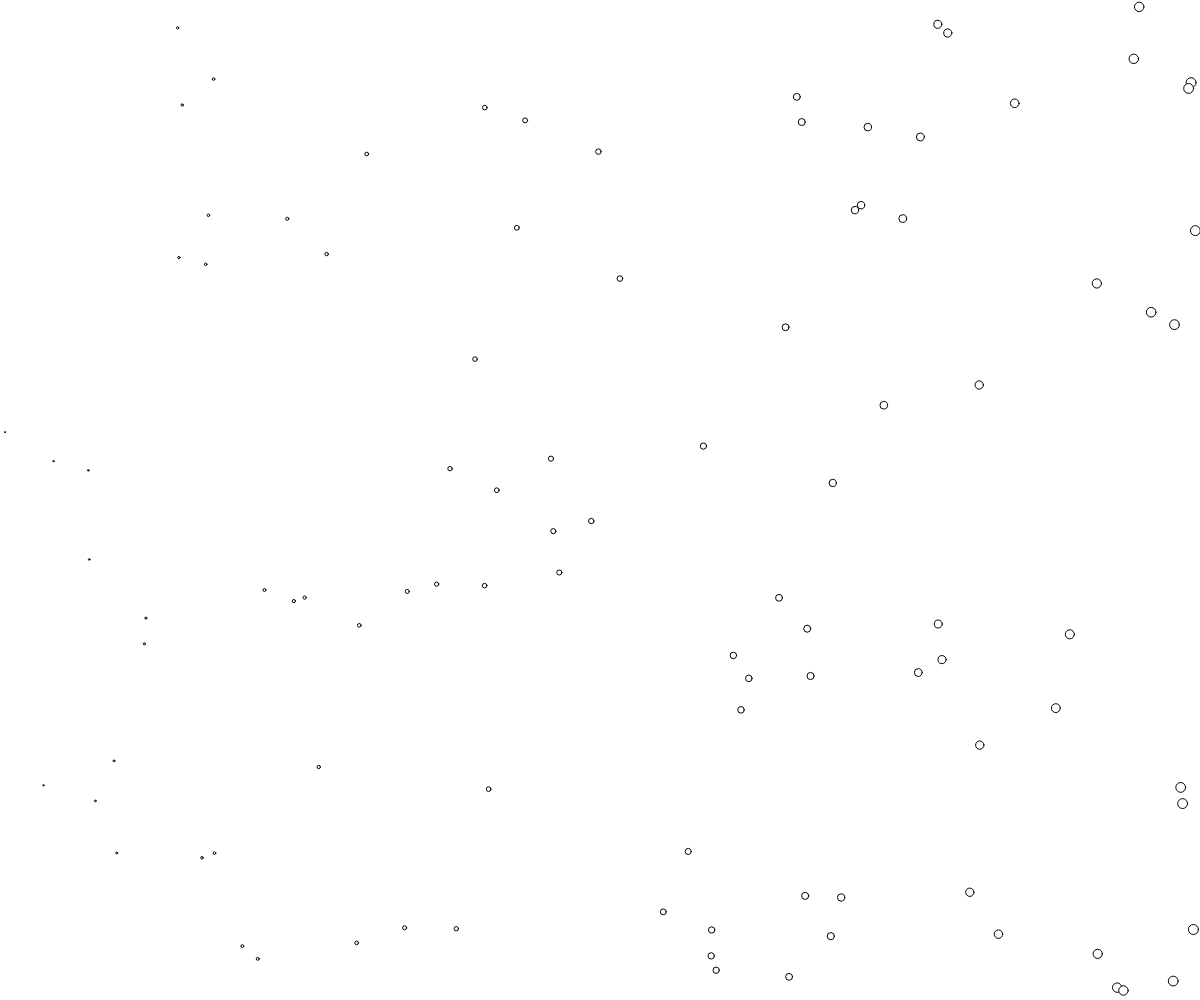
Frame 1 (no input)
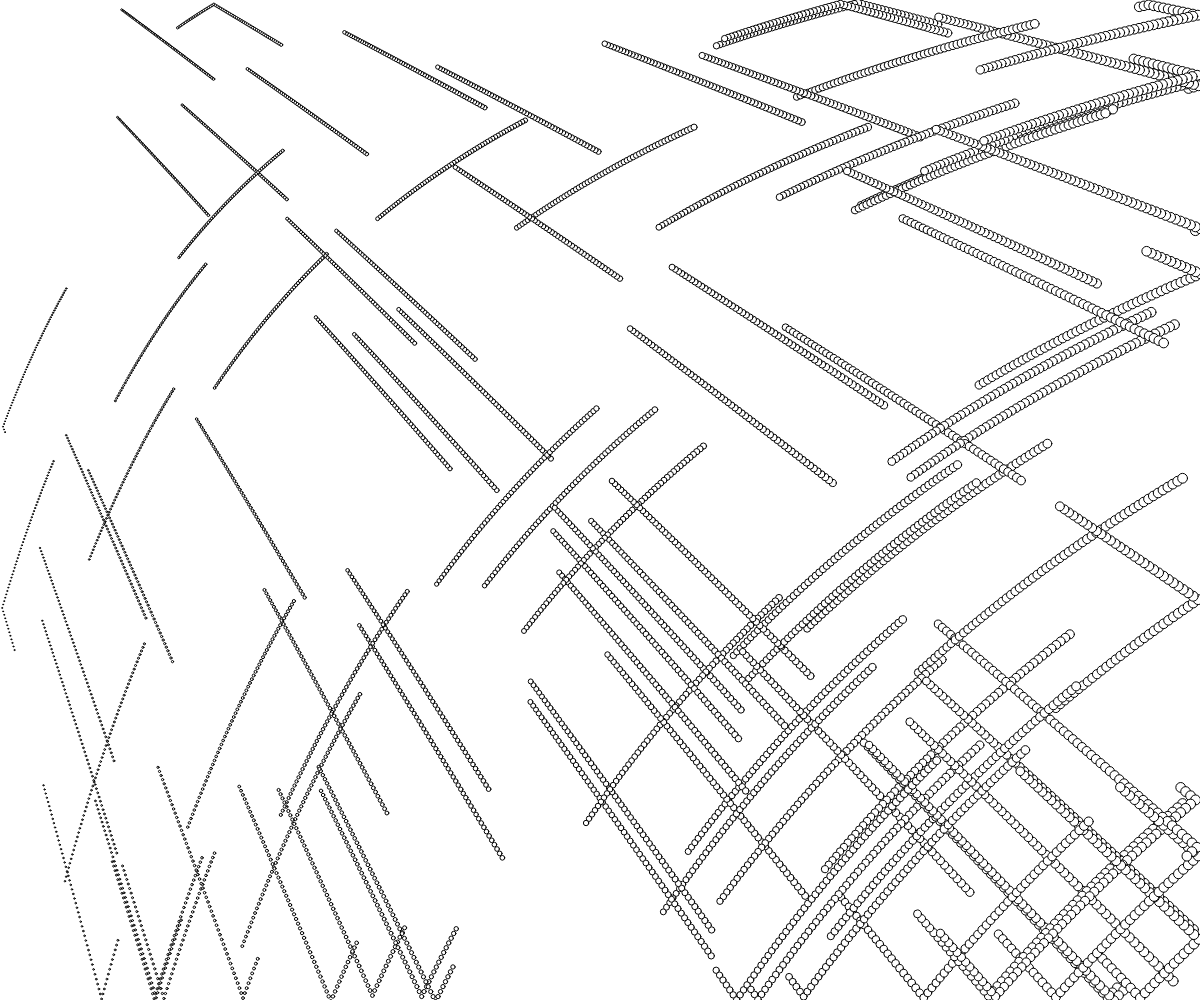
Frame 60 (no input)
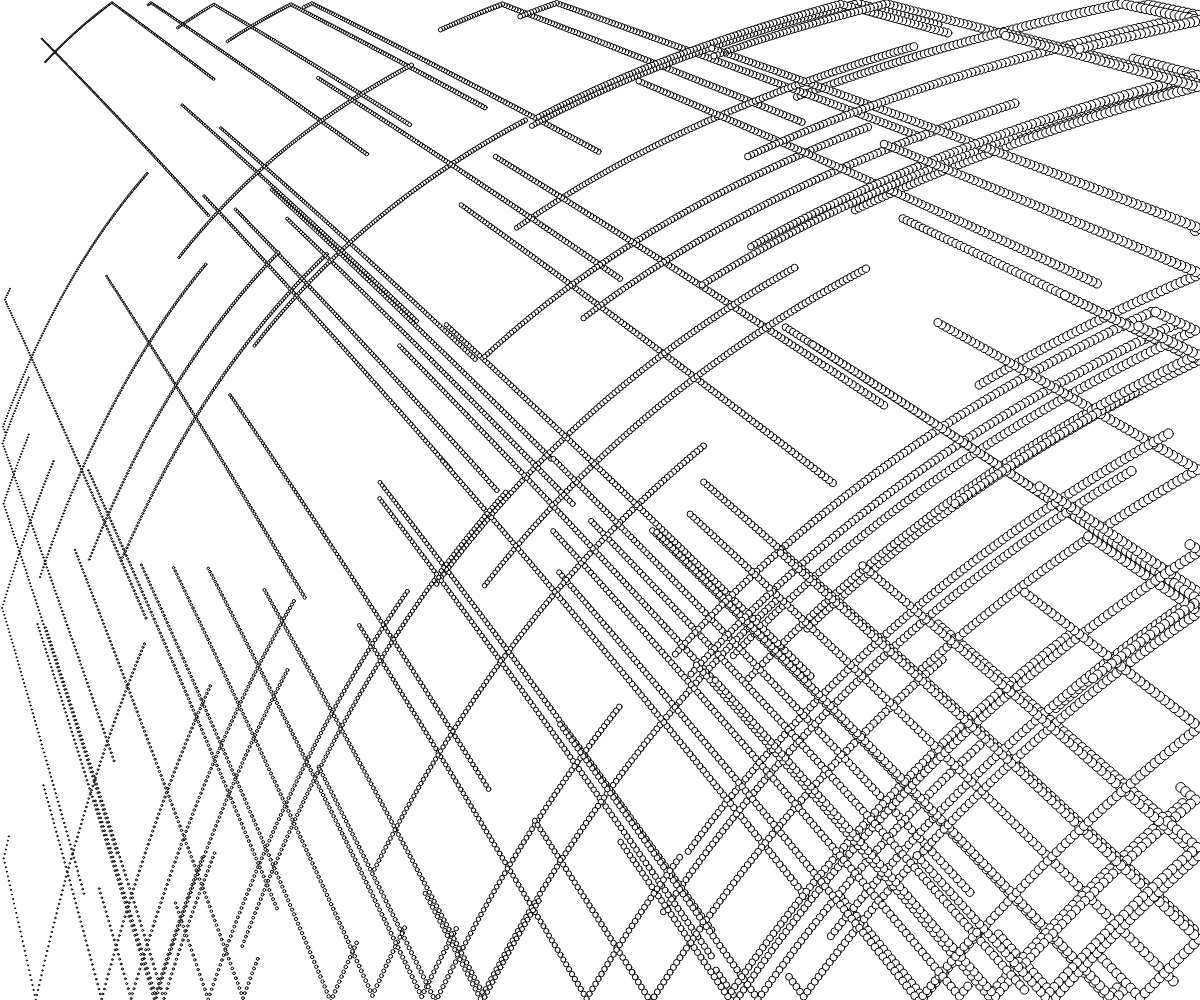
Frame 120 (the mouse pressed at the canvas centre since frame 60)

The p5.js sketch that drew these frames (run headless with seeded random() and noise() and a simulated clock; from frame 60 on, the mouse is pressed at the canvas centre):

// p5.js sketch
// ── sketch.js
'use strict'

const numberOfBalls = 100
const balls = []

function setup() {

  createCanvas(windowWidth, windowHeight);
  imageMode(CENTER);
  rectMode(CENTER);

  for (let i = 0; i < numberOfBalls; i++) {

    const newBall = {
      x: random(width),
      y: random(height),
      wayX: randomSign(),
      wayY: randomSign(),
      diameter: random(5, 10),
      speedX: random(1, 5),
      speedY: random(1, 5),
    }

    balls.push(newBall)  // balls[i] = newBall
  }
}

function windowResized() {
  resizeCanvas(windowWidth, windowHeight);
}

function draw() {
  // background("black");

  for (const ball of balls) {
    updateCollision(ball);
    updatePosition(ball);
    drawBall(ball)
  }

}


// ── ball.js
function updatePosition(anyBall) {

    anyBall.speedX = map(anyBall.x, 0, width, 1, 5)
    anyBall.speedY = map(anyBall.y, 0, height, 1, 5)

    anyBall.x += anyBall.speedX * anyBall.wayX;
    anyBall.y += anyBall.speedY * anyBall.wayY;
}

function drawBall(anyBall) {
    push()
    translate(anyBall.x, anyBall.y);
    ellipse(0, 0, map(anyBall.speedX, 1, 5, 1, 10))
    pop();
}

function updateCollision(anyBall) {

    const reachedRight = anyBall.x > width - anyBall.diameter / 2;
    const reachedLeft = anyBall.x < anyBall.diameter / 2;
    const reachedTop = anyBall.y < anyBall.diameter / 2;
    const reachedBottom = anyBall.y > height - anyBall.diameter / 2;

    if (reachedRight) {
        anyBall.wayX = -1;
    } else if (reachedLeft) {
        anyBall.wayX = 1;
    }

    if (reachedTop) {
        anyBall.wayY = 1;
    } else if (reachedBottom) {
        anyBall.wayY = -1;
    }
}

// Randomly returns -1 or 1
function randomSign() {
    return random() < 0.5 ? -1 : 1
}
